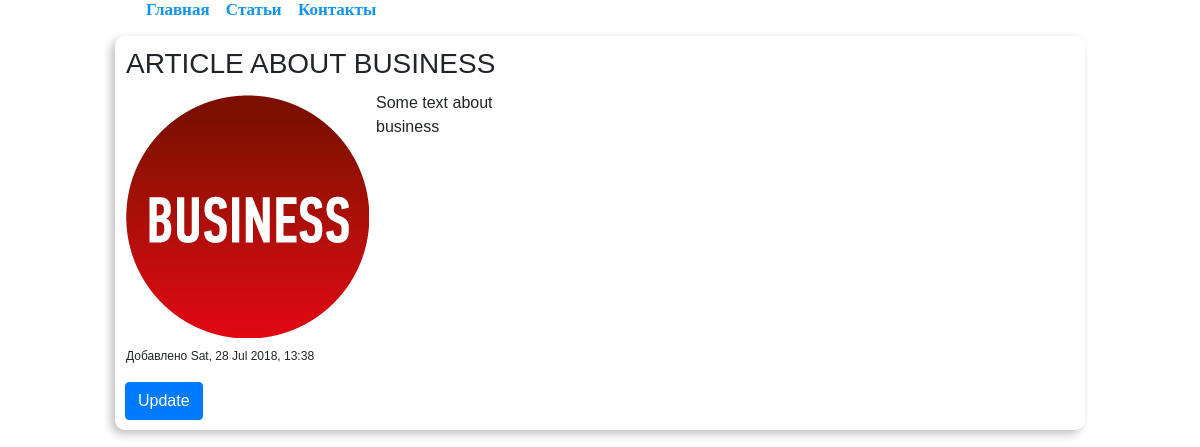
The app's page /articles/3/ with its own data.
### articles/models.py (models this page shows, shortened)
class Article(models.Model):
    name = models.CharField(max_length=150)
    image = models.ImageField()
    content = models.TextField()
    category = models.ForeignKey('categories.Category', on_delete=models.CASCADE)
    created = models.DateTimeField(auto_now_add=True)

### articles/views.py (the view)
# urls.py: path('<int:pk>/', views.ArticleDetail.as_view(), name='detail')
class ArticleDetail(DetailView):
    model = models.Article
    context_object_name = 'instance'
    template_name = 'articles/detail.htm'

### articles/templates/articles/detail.htm (shortened to what this page needs)
{% extends 'master.htm' %}
{% load static %}
{% block css %}
    <link rel="stylesheet" href="{% static 'articles/style.css' %}">
{% endblock %}
{% block menu %}
    {% include 'articles/includes/inc_menu.htm' %}
{% endblock %}
{% block content %}
    <table>
        <tr>
            <td><h3>{{ instance.name|upper }}</h3></td>
        </tr>
        <tr class="content">
            <td><img src="/media/{{ instance.image }}" alt=""><p>{{ instance.content|linebreaksbr }}</p></td>
        </tr>
        <tr class="created">
            <td><p>Добавлено {{ instance.created|date:"D, d M Y, H:i" }}</p></td>
        </tr>
    </table>
    <form action="{% url 'articles:update' instance.id %}" method="GET">
        <input class="btn btn-primary" type="submit" value="Update">
    </form>
{% endblock %}

### articles/static/articles/style.css (style rules this page uses)
body { font-family: sans-serif; width: 1000px; margin: 0 auto 25px; }
.created { font-size: 12px }
.content img { max-height: 250px; float: left; margin: 4px 7px 7px 0; }

### records on screen
Article: name "ARTICLE ABOUT BUSINESS", image (picture), content "Some text about business", created "Sat, 28 Jul 2018, 13:38"
